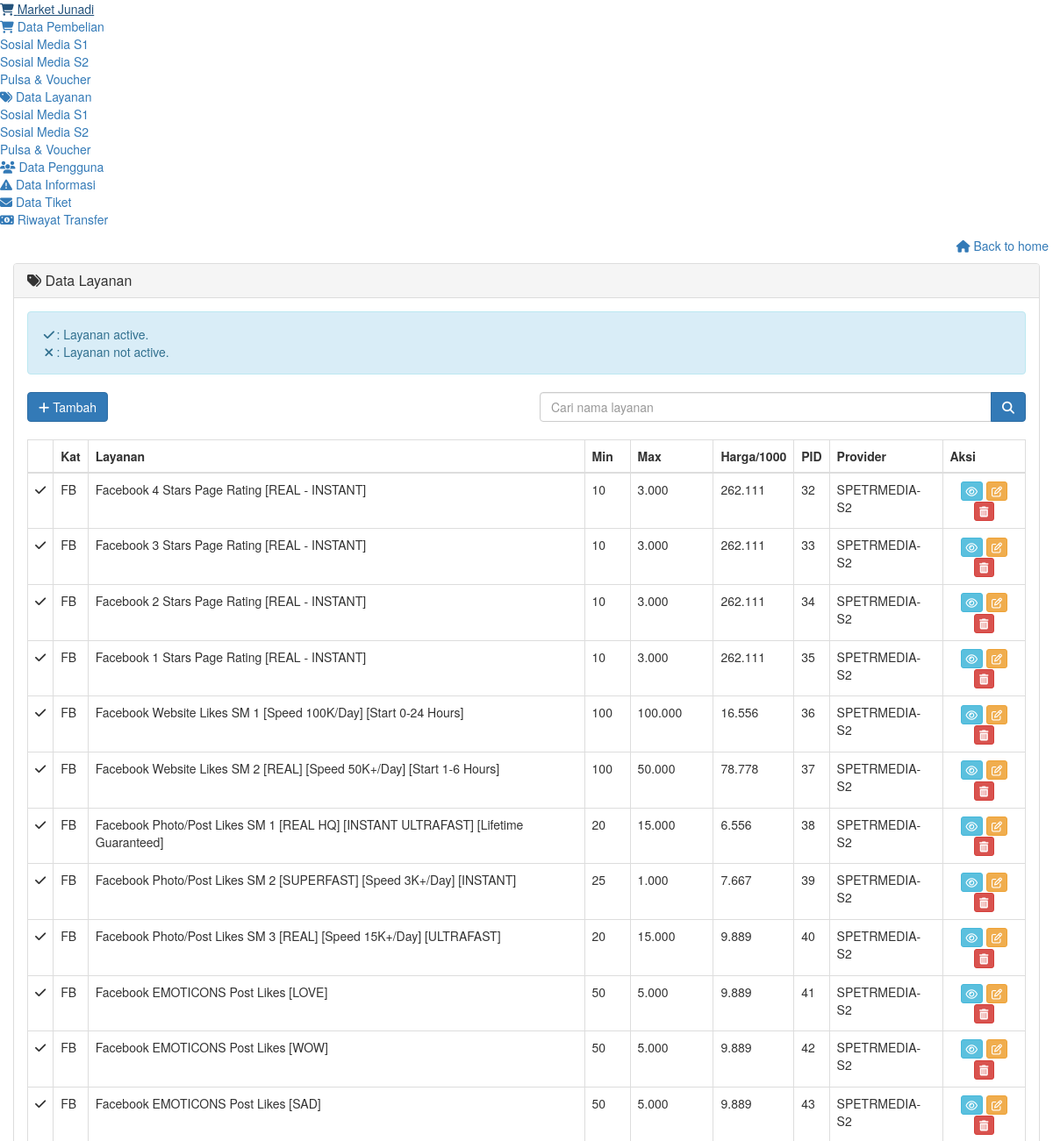
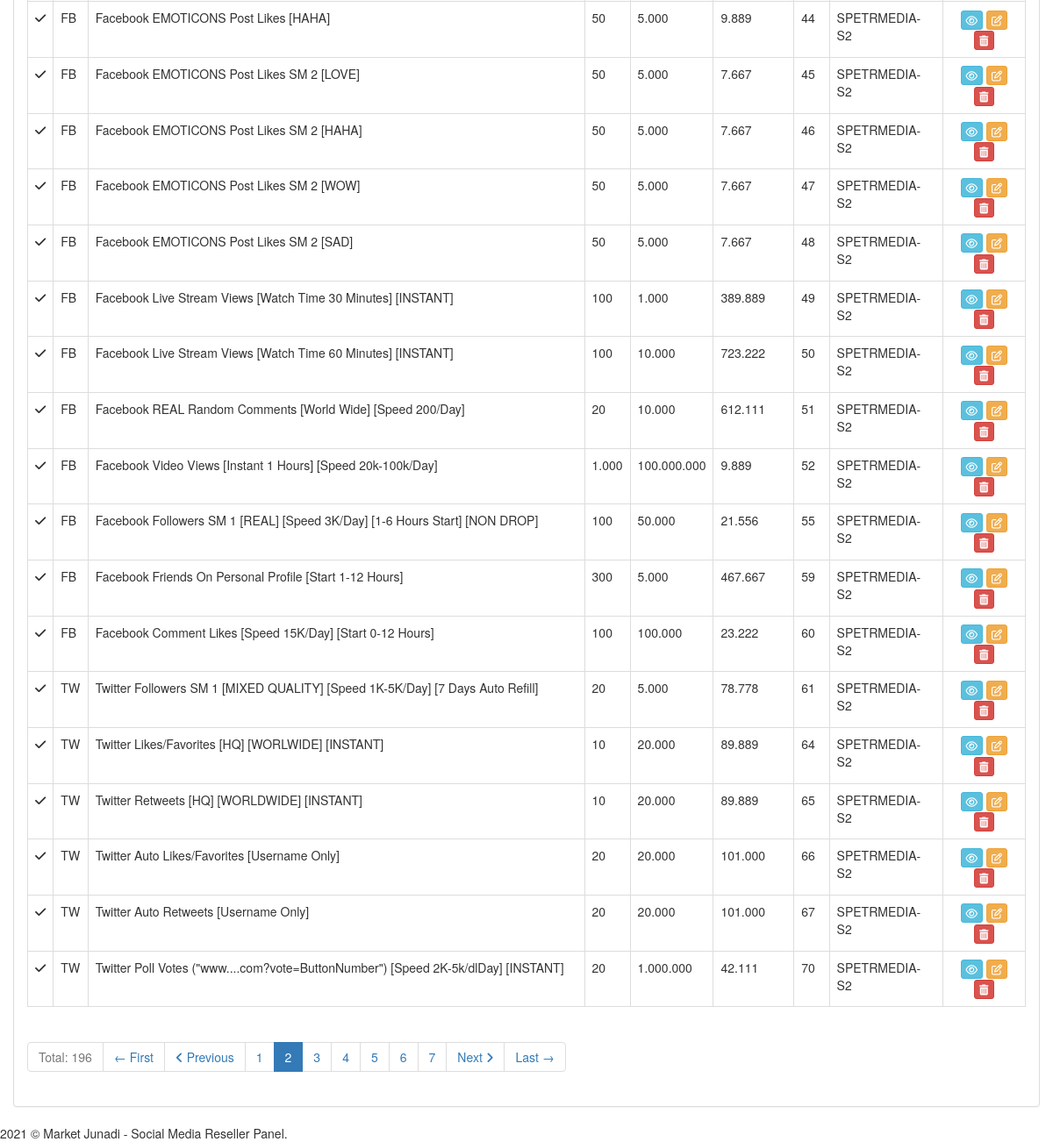
The page /Panel Admin/admin/servicess.php?page_no=2 (signed in) on the database its author committed (2 pictures, top to bottom).
### tables this page shows
CREATE TABLE `servicess` (
  `id` int(10) NOT NULL,
  `sid` int(10) NOT NULL,
  `category` varchar(100) NOT NULL,
  `service` text NOT NULL,
  `note` text NOT NULL,
  `min` int(10) NOT NULL,
  `max` int(10) NOT NULL,
  `price` double NOT NULL,
  `status` enum('Active','Not active') NOT NULL,
  `pid` int(10) NOT NULL,
  `provider` varchar(50) NOT NULL
);

### Panel Admin/mainconfig.php (called while the page is built, shortened)
<?php
$cfg_baseurl = "https://marketjunadi.my.id/Market/";

### Panel Admin/admin/servicess.php (the view, shortened to what this page needs)
<?php
require("../mainconfig.php");
if (isset($_SESSION['user'])) {
	$sess_username = $_SESSION['user']['username'];
	$check_user = mysqli_query($db, "SELECT * FROM users WHERE username = '$sess_username'");
	$data_user = mysqli_fetch_assoc($check_user);
	if (mysqli_num_rows($check_user) == 0) {
		header("Location: ".$cfg_baseurl."account/logout");
	} else if ($data_user['status'] == "Suspended") {
		header("Location: ".$cfg_baseurl."account/logout");
	} else if ($data_user['level'] != "Developers") {
		header("Location: ".$cfg_baseurl);
	} else {
				include("../lib/headeradmin.php");
?>
            <div class="row">
                <div class="col-lg-12">
                    <div class="panel panel-default animated fadeInDown">
                        <div class="panel-heading">
                           <h3 class="panel-title"><i class="fa fa-tags"></i> Data Layanan</h3>
                                </div>
                		<div class="panel-body">
											<div class="alert alert-info">
												<i class="fa fa-check fa-fw"></i>: Layanan active.<br />
												<i class="fa fa-times fa-fw"></i>: Layanan not active.
											</div>
											<div class="row">
										<div class="col-md-6">
											<a href="<?php echo $cfg_baseurl; ?>admin/servicee/add.php" class="btn btn-primary"><i class="fa fa-plus"></i> Tambah</a>
										</div>
										<div class="col-md-6">
											<form method="GET">
											<div class="input-group">
												<input type="text" name="search" class="form-control" placeholder="Cari nama layanan">
												<span class="input-group-btn">
													<button type="submit" class="btn btn-primary"><i class="fa fa-search"></i></button>
												</span>
											</div>
											</form>
										</div></div>
										<br />
										<div class="table-responsive">
											<table class="table table-bordered table-hover">
												<thead>
													<tr>
														<th></th>
														<th>Kat</th>
														<th>Layanan</th>
														<th>Min</th>
														<th>Max</th>
														<th>Harga/1000</th>
														<th>PID</th>
														<th>Provider</th>
														<th>Aksi</th>
													</tr>
												</thead>
												<tbody>
												<?php
if (isset($_GET['search'])) {
	$search = $_GET['search'];
	$query_list = "SELECT * FROM servicess WHERE service LIKE '%$search%' ORDER BY sid ASC";
} else {
	$query_list = "SELECT * FROM servicess ORDER BY sid ASC";
}
$records_per_page = 30;
$starting_position = 0;
if(isset($_GET["page_no"])) {
	$starting_position = ($_GET["page_no"]-1) * $records_per_page;
}
$new_query = $query_list." LIMIT $starting_position, $records_per_page";
$new_query = mysqli_query($db, $new_query);
												while ($data_show = mysqli_fetch_assoc($new_query)) {
												?>
													<tr>
														<td align="center"><?php if($data_show['status'] == "Active") { ?><i class="fa fa-check"></i><?php } else { ?><i class="fa fa-times"></i><?php } ?></td>
														<td><?php echo $data_show['category']; ?></td>
														<td><?php echo $data_show['service']; ?></td>
														<td><?php echo number_format($data_show['min'],0,',','.'); ?></td>
														<td><?php echo number_format($data_show['max'],0,',','.'); ?></td>
														<td><?php echo number_format($data_show['price'],0,',','.'); ?></td>
														<td><?php echo $data_show['pid']; ?></td>
														<td><?php echo $data_show['provider']; ?></td>
														<td align="center">
														<a href="<?php echo $cfg_baseurl; ?>admin/servicee/detail.php?sid=<?php echo $data_show['sid']; ?>" class="btn btn-xs btn-info btn-rounded"><i class="fa fa-eye"></i></a>
														<a href="<?php echo $cfg_baseurl; ?>admin/servicee/edit.php?sid=<?php echo $data_show['sid']; ?>" class="btn btn-xs btn-warning btn-rounded"><i class="fa fa-edit"></i></a>
														<a href="<?php echo $cfg_baseurl; ?>admin/servicee/delete.php?sid=<?php echo $data_show['sid']; ?>" class="btn btn-xs btn-danger btn-rounded"><i class="fa fa-trash"></i></a>
														</td>
													</tr>
												<?php
												}
												?>
												</tbody>
											</table>
											<ul class="pagination">
											<?php
$self = $_SERVER['PHP_SELF'];
$query_list = mysqli_query($db, $query_list);
$total_no_of_records = mysqli_num_rows($query_list);
echo "<li class='disabled'><a href='#'>Total: ".$total_no_of_records."</a></li>";
if($total_no_of_records > 0) {
	$total_no_of_pages = ceil($total_no_of_records/$records_per_page);
	$current_page = 1;
	if(isset($_GET["page_no"])) {
		$current_page = $_GET["page_no"];
	}
	if($current_page != 1) {
		$previous = $current_page-1;
		echo "<li><a href='".$self."?page_no=1'>← First</a></li>";
		echo "<li><a href='".$self."?page_no=".$previous."'><i class='fa fa-angle-left'></i> Previous</a></li>";
	}
	for($i=1; $i<=$total_no_of_pages; $i++) {
		if($i==$current_page) {
			echo "<li class='active'><a href='".$self."?page_no=".$i."'>".$i."</a></li>";
		} else {
			echo "<li><a href='".$self."?page_no=".$i."'>".$i."</a></li>";
		}
	}
	if($current_page!=$total_no_of_pages) {
		$next = $current_page+1;
		echo "<li><a href='".$self."?page_no=".$next."'>Next <i class='fa fa-angle-right'></i></a></li>";
		echo "<li><a href='".$self."?page_no=".$total_no_of_pages."'>Last →</a></li>";
	}
}
											?>
											</ul>
										</div>
									</div>
								</div>
							</div>
						</div>
<?php
	include("../lib/footer.php");
	}
} else {
	header("Location: ".$cfg_baseurl);
}
?>

### rows shown on the page
servicess: status "Active" (drawn), category "FB", service "Facebook 4 Stars Page Rating [REAL - INSTANT]", min "10", max "3.000", price "262.111", pid "32", provider "SPETRMEDIA-S2"
servicess: status "Active" (drawn), category "FB", service "Facebook 3 Stars Page Rating [REAL - INSTANT]", min "10", max "3.000", price "262.111", pid "33", provider "SPETRMEDIA-S2"
servicess: status "Active" (drawn), category "FB", service "Facebook 2 Stars Page Rating [REAL - INSTANT]", min "10", max "3.000", price "262.111", pid "34", provider "SPETRMEDIA-S2"
servicess: status "Active" (drawn), category "FB", service "Facebook 1 Stars Page Rating [REAL - INSTANT]", min "10", max "3.000", price "262.111", pid "35", provider "SPETRMEDIA-S2"
servicess: status "Active" (drawn), category "FB", service "Facebook Website Likes SM 1 [Speed 100K/Day] [Start 0-24 Hours]", min "100", max "100.000", price "16.556", pid "36", provider "SPETRMEDIA-S2"
servicess: status "Active" (drawn), category "FB", service "Facebook Website Likes SM 2 [REAL] [Speed 50K+/Day] [Start 1-6 Hours]", min "100", max "50.000", price "78.778", pid "37", provider "SPETRMEDIA-S2"
servicess: status "Active" (drawn), category "FB", service "Facebook Photo/Post Likes SM 1 [REAL HQ] [INSTANT ULTRAFAST] [Lifetime Guaranteed]", min "20", max "15.000", price "6.556", pid "38", provider "SPETRMEDIA-S2"
servicess: status "Active" (drawn), category "FB", service "Facebook Photo/Post Likes SM 2 [SUPERFAST] [Speed 3K+/Day] [INSTANT]", min "25", max "1.000", price "7.667", pid "39", provider "SPETRMEDIA-S2"
servicess: status "Active" (drawn), category "FB", service "Facebook Photo/Post Likes SM 3 [REAL] [Speed 15K+/Day] [ULTRAFAST]", min "20", max "15.000", price "9.889", pid "40", provider "SPETRMEDIA-S2"
servicess: status "Active" (drawn), category "FB", service "Facebook EMOTICONS Post Likes [LOVE]", min "50", max "5.000", price "9.889", pid "41", provider "SPETRMEDIA-S2"
servicess: status "Active" (drawn), category "FB", service "Facebook EMOTICONS Post Likes [WOW]", min "50", max "5.000", price "9.889", pid "42", provider "SPETRMEDIA-S2"
servicess: status "Active" (drawn), category "FB", service "Facebook EMOTICONS Post Likes [SAD]", min "50", max "5.000", price "9.889", pid "43", provider "SPETRMEDIA-S2"
servicess: status "Active" (drawn), category "FB", service "Facebook EMOTICONS Post Likes [HAHA]", min "50", max "5.000", price "9.889", pid "44", provider "SPETRMEDIA-S2"
servicess: status "Active" (drawn), category "FB", service "Facebook EMOTICONS Post Likes SM 2 [LOVE]", min "50", max "5.000", price "7.667", pid "45", provider "SPETRMEDIA-S2"
servicess: status "Active" (drawn), category "FB", service "Facebook EMOTICONS Post Likes SM 2 [HAHA]", min "50", max "5.000", price "7.667", pid "46", provider "SPETRMEDIA-S2"
servicess: status "Active" (drawn), category "FB", service "Facebook EMOTICONS Post Likes SM 2 [WOW]", min "50", max "5.000", price "7.667", pid "47", provider "SPETRMEDIA-S2"
servicess: status "Active" (drawn), category "FB", service "Facebook EMOTICONS Post Likes SM 2 [SAD]", min "50", max "5.000", price "7.667", pid "48", provider "SPETRMEDIA-S2"
servicess: status "Active" (drawn), category "FB", service "Facebook Live Stream Views [Watch Time 30 Minutes] [INSTANT]", min "100", max "1.000", price "389.889", pid "49", provider "SPETRMEDIA-S2"
servicess: status "Active" (drawn), category "FB", service "Facebook Live Stream Views [Watch Time 60 Minutes] [INSTANT]", min "100", max "10.000", price "723.222", pid "50", provider "SPETRMEDIA-S2"
servicess: status "Active" (drawn), category "FB", service "Facebook REAL Random Comments [World Wide] [Speed 200/Day]", min "20", max "10.000", price "612.111", pid "51", provider "SPETRMEDIA-S2"
servicess: status "Active" (drawn), category "FB", service "Facebook Video Views [Instant 1 Hours] [Speed 20k-100k/Day]", min "1.000", max "100.000.000", price "9.889", pid "52", provider "SPETRMEDIA-S2"
servicess: status "Active" (drawn), category "FB", service "Facebook Followers SM 1 [REAL] [Speed 3K/Day] [1-6 Hours Start] [NON DROP]", min "100", max "50.000", price "21.556", pid "55", provider "SPETRMEDIA-S2"
servicess: status "Active" (drawn), category "FB", service "Facebook Friends On Personal Profile [Start 1-12 Hours]", min "300", max "5.000", price "467.667", pid "59", provider "SPETRMEDIA-S2"
servicess: status "Active" (drawn), category "FB", service "Facebook Comment Likes [Speed 15K/Day] [Start 0-12 Hours]", min "100", max "100.000", price "23.222", pid "60", provider "SPETRMEDIA-S2"
servicess: status "Active" (drawn), category "TW", service "Twitter Followers SM 1 [MIXED QUALITY] [Speed 1K-5K/Day] [7 Days Auto Refill]", min "20", max "5.000", price "78.778", pid "61", provider "SPETRMEDIA-S2"
servicess: status "Active" (drawn), category "TW", service "Twitter Likes/Favorites [HQ] [WORLWIDE] [INSTANT]", min "10", max "20.000", price "89.889", pid "64", provider "SPETRMEDIA-S2"
servicess: status "Active" (drawn), category "TW", service "Twitter Retweets [HQ] [WORLDWIDE] [INSTANT]", min "10", max "20.000", price "89.889", pid "65", provider "SPETRMEDIA-S2"
servicess: status "Active" (drawn), category "TW", service "Twitter Auto Likes/Favorites [Username Only]", min "20", max "20.000", price "101.000", pid "66", provider "SPETRMEDIA-S2"
servicess: status "Active" (drawn), category "TW", service "Twitter Auto Retweets [Username Only]", min "20", max "20.000", price "101.000", pid "67", provider "SPETRMEDIA-S2"
servicess: status "Active" (drawn), category "TW", service "Twitter Poll Votes (\"www....com?vote=ButtonNumber\") [Speed 2K-5k/dlDay] [INSTANT]", min "20", max "1.000.000", price "42.111", pid "70", provider "SPETRMEDIA-S2"

### other values the page prints
$cfg_logo_txt "Market Junadi"
$total_no_of_records "196"
$cfg_webname "Market Junadi - Social Media Reseller Panel"
